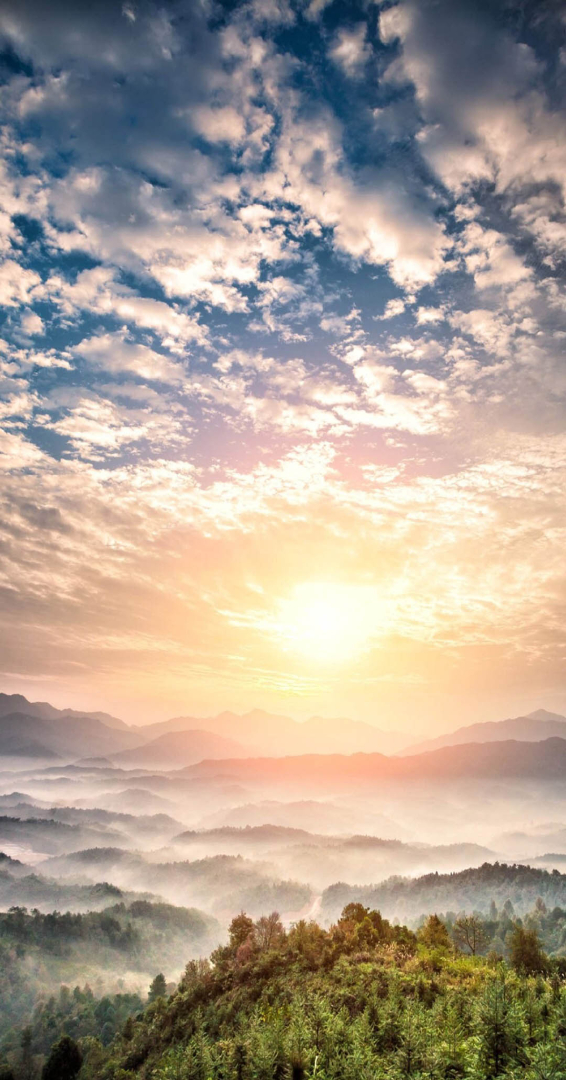
#> input picture digittal_imgs/HW1/scenary_imgs/anh1.png, 566 x 1080 px
$ python rotage.py
#> lines starting #> are read from the running program, lines starting #| are printed output that depends on the picture
from tkinter import Tk, Canvas, PhotoImage, Button
from PIL import Image, ImageTk


image_path = "HW1/scenary_imgs/anh1.png"

root = Tk()

canvas_width = 400
canvas_height = 400
canvas = Canvas(root, width=canvas_width, height=canvas_height)
canvas.pack()

image = Image.open(image_path)
#> image is the input picture: PIL image 566x1080 RGBA; mean R, G, B, A 173.4, 160.4, 147, 255
resized_image = image.resize((50, 100))
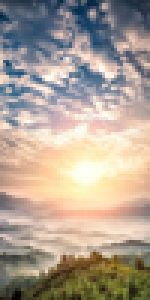
#> resized_image: PIL image 50x100 RGBA (shown 3 times larger); mean R, G, B, A 173.4, 160.4, 147, 255
# rotated_image = resized_image.rotate(45, expand=True)
# photo = ImageTk.PhotoImage(rotated_image)
rotated_image = resized_image.rotate(0, expand=True)
photo = ImageTk.PhotoImage(rotated_image)

image_item=canvas.create_image(canvas_width/2, canvas_height/2, image=photo)
canvas.image = photo


def A(canvas,resized_image,image_item):
    rotated_image = resized_image.rotate(90, expand=True)
    photo = ImageTk.PhotoImage(rotated_image)

    canvas.itemconfig(image_item, image=photo)
    canvas.image = photo


$ run again, with digittal_imgs/HW1/scenary_imgs/anh2.png copied over digittal_imgs/HW1/scenary_imgs/anh1.png
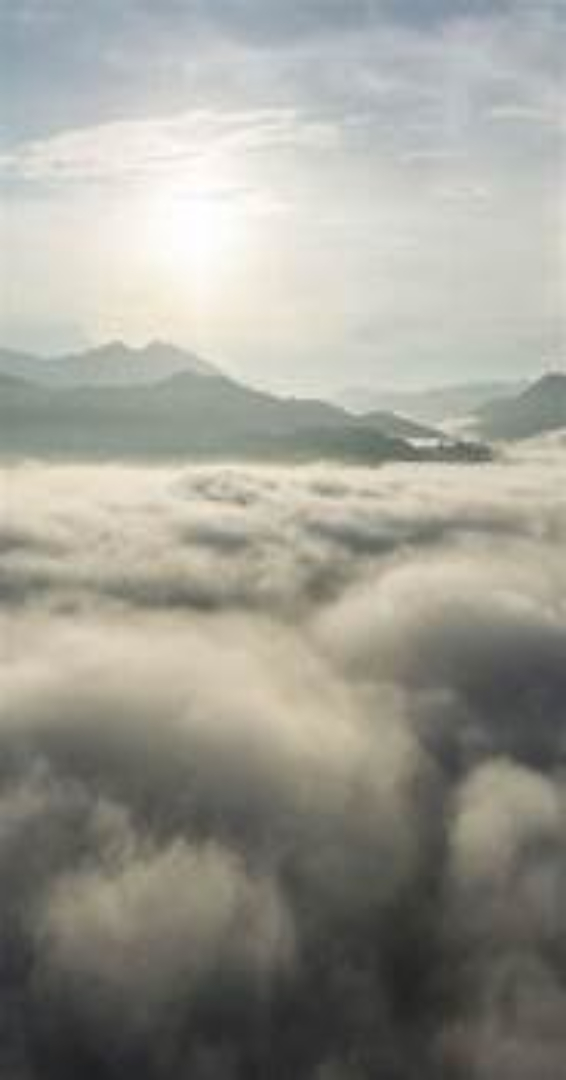
#> input picture digittal_imgs/HW1/scenary_imgs/anh2.png, 566 x 1080 px
#> image is the input picture: PIL image 566x1080 RGBA; mean R, G, B, A 156.9, 156, 147.4, 255
#> `resized_image = image.resize((50, 100))`:
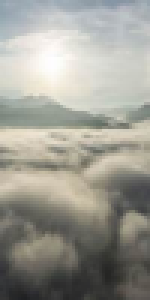
#> resized_image: PIL image 50x100 RGBA (shown 3 times larger); mean R, G, B, A 156.9, 156, 147.4, 255

$ run again, with digittal_imgs/HW1/scenary_imgs/anh3.png copied over digittal_imgs/HW1/scenary_imgs/anh1.png
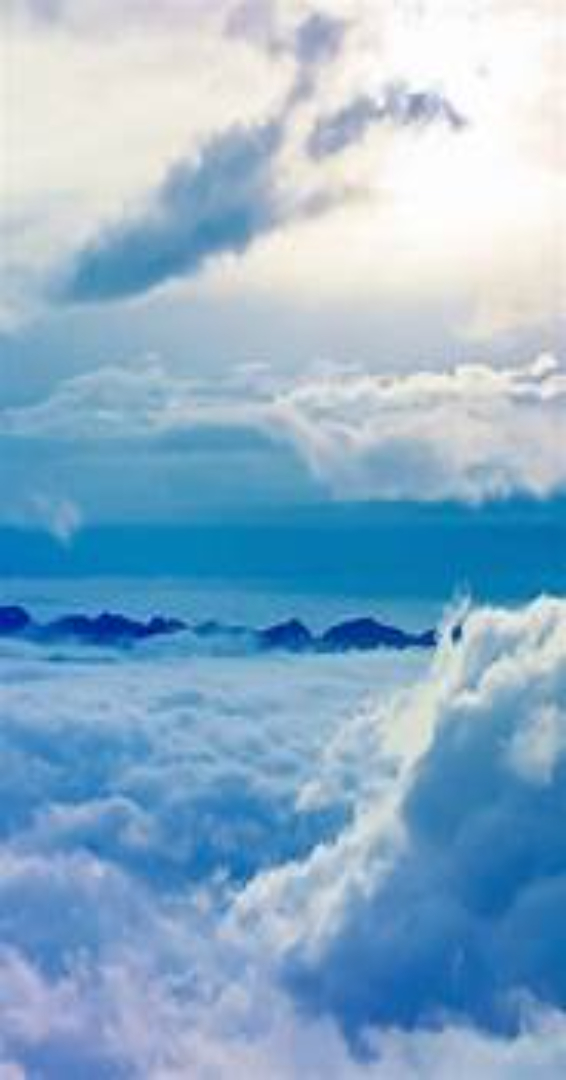
#> input picture digittal_imgs/HW1/scenary_imgs/anh3.png, 566 x 1080 px
#> image is the input picture: PIL image 566x1080 RGBA; mean R, G, B, A 139.7, 175.2, 202.2, 255
#> `resized_image = image.resize((50, 100))`:
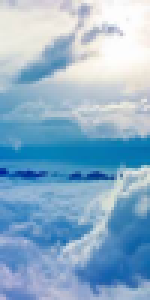
#> resized_image: PIL image 50x100 RGBA (shown 3 times larger); mean R, G, B, A 139.7, 175.2, 202.2, 255

$ run again, with digittal_imgs/HW1/scenary_imgs/anh4.png copied over digittal_imgs/HW1/scenary_imgs/anh1.png
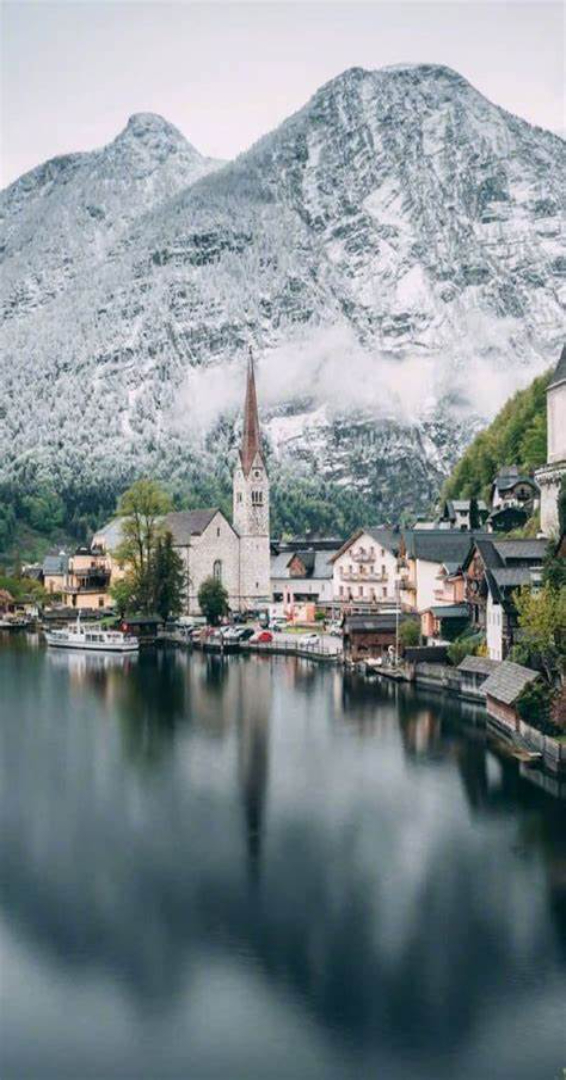
#> input picture digittal_imgs/HW1/scenary_imgs/anh4.png, 566 x 1080 px
#> image is the input picture: PIL image 566x1080 RGBA; mean R, G, B, A 131.9, 141.9, 146, 255
#> `resized_image = image.resize((50, 100))`:
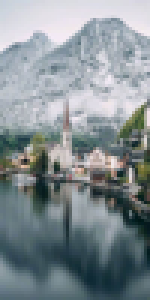
#> resized_image: PIL image 50x100 RGBA (shown 3 times larger); mean R, G, B, A 131.9, 141.9, 146, 255
